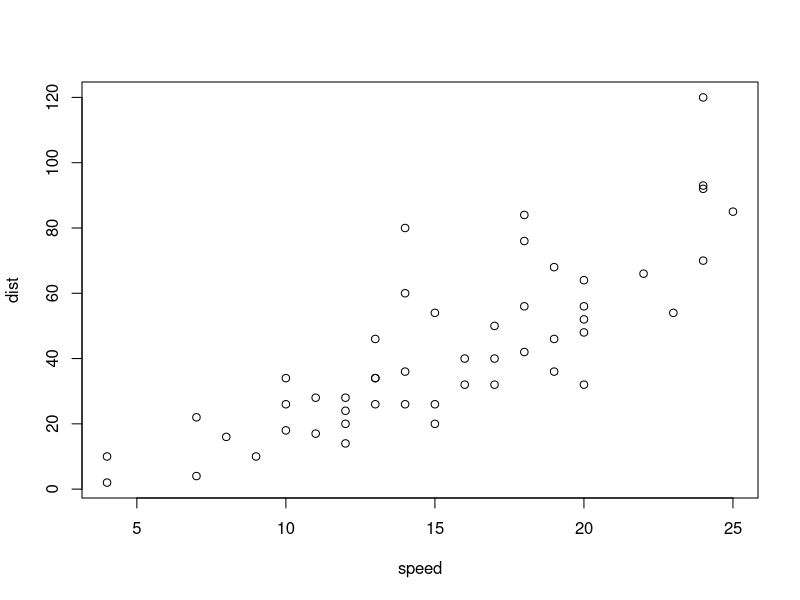
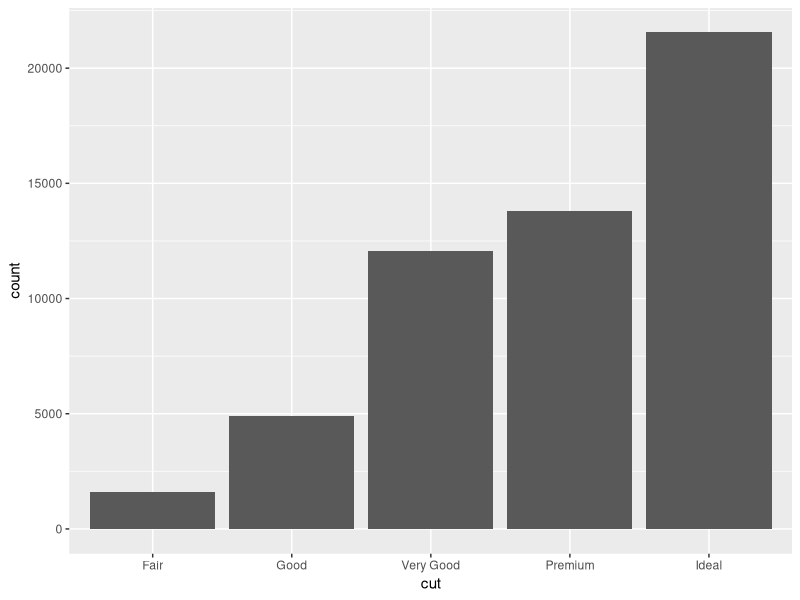
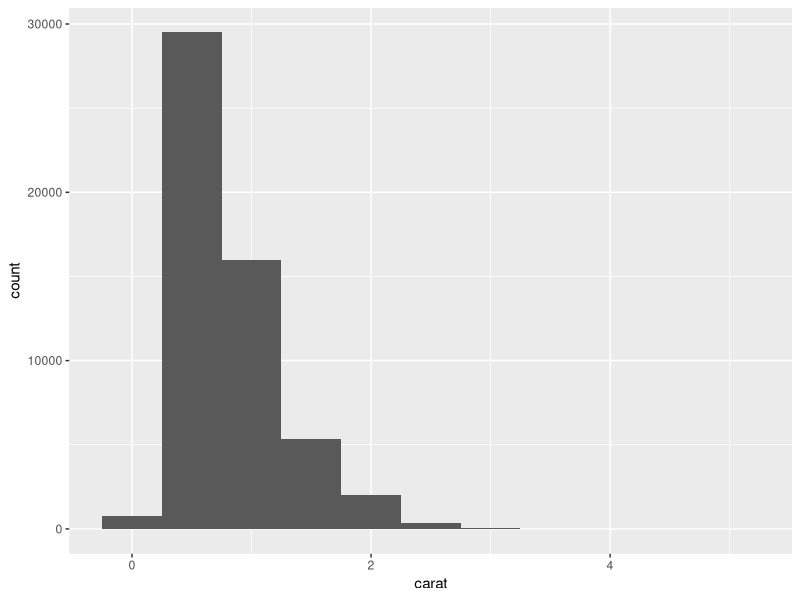

These charts were generated, in order, by the following R code:
## ---- chunk 1
plot(cars)
## ---- chunk 2
install.packages('tidyverse')
library(tidyverse)
## ---- chunk 3
ggplot(data = diamonds) +
  geom_bar(mapping = aes(x = cut))
## ---- chunk 4
diamonds %>% 
  count(cut)
## ---- chunk 5
ggplot(data = diamonds) +
  geom_histogram(mapping = aes(x = carat), binwidth = 0.5)
